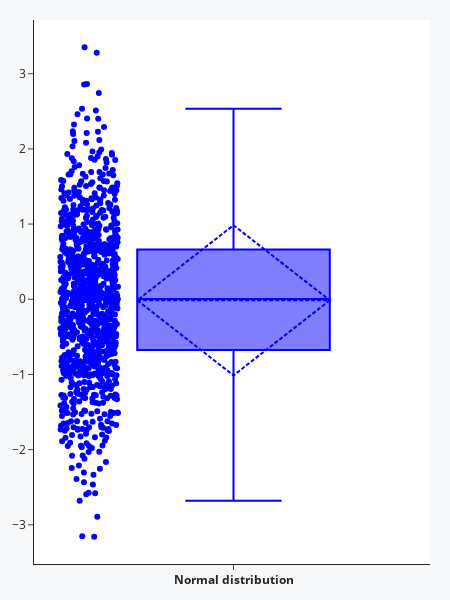

Source (notebook cell):
### Code cell
fig02 = go.Figure()
fig02.add_trace(go.Box(y=normal_dist, boxpoints='all', boxmean='sd', name='<b>Normal distribution', marker_color = 'blue'))
fig02.update_layout(width=450, height=600, template = 'simple_white',
                    paper_bgcolor="#f7f8fa", margin=dict(l=20, r=20, t=20, b=20),
                    showlegend=False)

print(np.quantile(normal_dist, 0.25))
print(np.percentile(normal_dist, 25))
fig02.show()

### Figure 1 — Plotly figure (JSON) as saved in the notebook; plotly's stock layout.template omitted (floating-point values rounded to 4 significant figures; data arrays with more than 128 entries replaced by an {"elided": "..."} marker saying what was removed)
{"data": [{"boxmean": "sd", "boxpoints": "all", "marker": {"color": "blue"}, "name": "<b>Normal distribution", "type": "box", "y": {"elided": "1000 float values"}}], "layout": {"height": 600, "margin": {"b": 20, "l": 20, "r": 20, "t": 20}, "paper_bgcolor": "#f7f8fa", "showlegend": false, "width": 450}}
